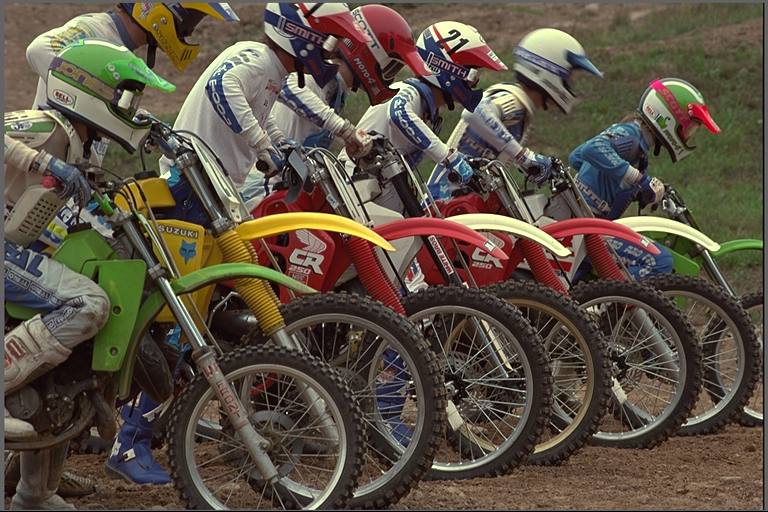
#> input picture HW3/source/kodim05.png, 768 x 512 px; its folder holds 3 pictures in this run
$ jupyter execute --allow-errors '7111056426-03-reverse RGB color transfer_HW0928.ipynb'
#> lines starting #> are read from the running program, lines starting #| are printed output that depends on the picture; pictures that were not available may be replaced by others from this repository, and a replacement may not be noted
#> further down, src_bgr is the input picture: shape (512, 768, 3); mean B, G, R 67.5, 81, 91.5
[cell 1]
import numpy as np # array operations
import cv2 #opencv library read img operations
import os # use directory & join path
from pathlib import Path # 去掉副檔名

# data visualisation and manipulation
import matplotlib.pyplot as plt #show img and table

# from skimage.metrics import mean_squared_error
# from skimage.metrics import peak_signal_noise_ratio
from skimage.metrics import structural_similarity

[cell 2]
def get_mean_and_std(typeStr:str, img_name:str, x:np.ndarray):
    x_mean, x_std = cv2.meanStdDev(x)
    x_mean = np.hstack(np.around(x_mean,2))
    x_std = np.hstack(np.around(x_std,2))

    # 印出平均與標準差
    if(typeStr == 's'):
        print("\n來源圖檔名: ", img_name)
    elif(typeStr == 't'):
        print("\n目標圖檔名: ", img_name)

    print("RGB_channel 平均: ", x_mean)
    print("RGB_channel 標準差: ", x_std)

    return x_mean, x_std

[cell 3]
def color_transfer(src_rgb: np.ndarray, tar_rgb: np.ndarray, src_name:str, tar_name:str, coltra_name:str, coltra_num:int):

    s_mean, s_std = get_mean_and_std('s', src_name, src_rgb)
    t_mean, t_std = get_mean_and_std('t', tar_name, tar_rgb)

    # 輸出 source target 的 mean and std txt 檔
    output_mean_and_std_txt(coltra_name, s_mean, s_std, t_mean, t_std, coltra_num)

    coltra_rgb = np.ndarray(src_rgb.shape, dtype=np.uint8)

    for k in range(0,3):
        x = src_rgb[:,:,k]
        x = ((x-s_mean[k])*(t_std[k]/s_std[k]))+t_mean[k]
        # boundary check 超過邊界拉回在邊界上
        x = np.clip(x, 0, 255)
        coltra_rgb[:,:,k] = x

    # 存顏色轉換結果圖
    coltra_bgr = cv2.cvtColor(coltra_rgb,cv2.COLOR_RGB2BGR)
    cv2.imwrite('coltra/0'+ str(coltra_num)+ '_' + coltra_name + '.png', coltra_bgr)

    # 畫結果值方圖
    show_histogram('c', coltra_rgb, coltra_name)

    return coltra_rgb, s_mean, s_std, t_mean, t_std

[cell 4]
def color_reverse(coltra_rgb: np.ndarray, s_mean: float, s_std: float, t_mean: float, t_std: float, src_name: str, rev_num:int):

    rev_rgb = np.ndarray(coltra_rgb.shape, dtype=np.uint8)

    for k in range(0,3):
        x = coltra_rgb[:,:,k]
        x = ((x-t_mean[k])*(s_std[k]/t_std[k]))+s_mean[k]
        # boundary check 超過邊界拉回在邊界上
        x = np.clip(x, 0, 255)
        rev_rgb[:,:,k] = x

    # 存顏色轉換結果圖
    rev_bgr = cv2.cvtColor(rev_rgb,cv2.COLOR_RGB2BGR)
    cv2.imwrite('revfct/0'+ str(rev_num)+ '_' + src_name + '_revfct.png', rev_bgr)

    return rev_rgb

[cell 5]
def output_mean_and_std_txt(coltra_name:str, s_mean:float, s_std:float, t_mean:float, t_std:float, coltra_num:str):
    path = 'sideinfodeci/0' + str(coltra_num)+ '_' + coltra_name + '.txt'
    f = open(path, 'w')

    f.write(str('{:.2f}'.format(s_mean[0]))+'\n')
    f.write(str('{:.2f}'.format(s_mean[1]))+'\n')
    f.write(str('{:.2f}'.format(s_mean[2]))+'\n')
    f.write(str('{:.2f}'.format(s_std[0]))+'\n')
    f.write(str('{:.2f}'.format(s_std[1]))+'\n')
    f.write(str('{:.2f}'.format(s_std[2]))+'\n')

    f.write(str('{:.2f}'.format(t_mean[0]))+'\n')
    f.write(str('{:.2f}'.format(t_mean[1]))+'\n')
    f.write(str('{:.2f}'.format(t_mean[2]))+'\n')
    f.write(str('{:.2f}'.format(t_std[0]))+'\n')
    f.write(str('{:.2f}'.format(t_std[1]))+'\n')
    f.write(str('{:.2f}'.format(t_std[2]))+'\n')

    f.close()

[cell 6]
def show_histogram(typeStr:str, img_rgb:np.ndarray, img_name:str):

    plt.figure(figsize=(20,10))

    # 印出圖片
    plt.subplot(231)
    plt.imshow(img_rgb)
    if(typeStr == 's'):
        plt.title("source Name : " + img_name)
    elif(typeStr == 't'):
        plt.title("target Name : " + img_name)
    elif(typeStr == 'c'):
        plt.title("coltra Name : " + img_name)

    # 繪 RGB 三通道
    color = ('r', 'g', 'b')
    for i, col in enumerate(color):

        plt.subplot(232)
        # cv2.calcHist(影像, 通道, 遮罩, 區間數量, 數值範圍)
        hist = cv2.calcHist([img_rgb], [i], None, [256], [0, 256])
        plt.plot(hist, color=col)
        plt.title("RGB channel histogram")
        plt.xlabel("RBB value")
        plt.ylabel("frequent")
        plt.xlim([0, 256])

    hist_R = cv2.calcHist([img_rgb], [0], None, [256], [0, 256])
    hist_G = cv2.calcHist([img_rgb], [1], None, [256], [0, 256])
    hist_B = cv2.calcHist([img_rgb], [2], None, [256], [0, 256])

    #繪個別通道值方圖
    # red channel
    plt.subplot(234)
    plt.bar(range(1,257), hist_R.ravel(), color='r')
    plt.title("red channel histogram")
    plt.xlabel("R value")
    plt.ylabel("frequent")

    # green channel
    plt.subplot(235)
    plt.bar(range(1,257), hist_G.ravel(), color='g')
    plt.title("green channel histogram")
    plt.xlabel("G value")
    plt.ylabel("frequent")

    plt.subplot(236)
    plt.bar(range(1,257), hist_B.ravel(), color='b')
    plt.title("blue channel histogram")
    plt.xlabel("B value")
    plt.ylabel("frequent")

[cell 7]
def output_MSE_PSNR_SSIM(rev_rgb: np.ndarray, src_rgb: np.ndarray, src_name:str, img_num:int):

    r_mse = np.around(np.square(rev_rgb[:,:,0] - src_rgb[:,:,0]).mean(), 2)
    g_mse = np.around(np.square(rev_rgb[:,:,1] - src_rgb[:,:,1]).mean(), 2)
    b_mse = np.around(np.square(rev_rgb[:,:,2] - src_rgb[:,:,2]).mean(), 2)

    r_psnr = np.around(10 * np.log10(255 * 255 / r_mse),2)
    g_psnr = np.around(10 * np.log10(255 * 255 / g_mse),2)
    b_psnr = np.around(10 * np.log10(255 * 255 / b_mse),2)

    r_ssim = np.around(structural_similarity(rev_rgb[:,:,0], src_rgb[:,:,0], data_range=rev_rgb[:,:,0].max() - rev_rgb[:,:,0].min()),6)
    g_ssim = np.around(structural_similarity(rev_rgb[:,:,1], src_rgb[:,:,1], data_range=rev_rgb[:,:,1].max() - rev_rgb[:,:,1].min()),6)
    b_ssim = np.around(structural_similarity(rev_rgb[:,:,2], src_rgb[:,:,2], data_range=rev_rgb[:,:,2].max() - rev_rgb[:,:,2].min()),6)

    path = 'revfct/0' + str(img_num)+ '_' + src_name + '.txt'
    f = open(path, 'w')

    lines_mse = [str('{:.2f}'.format(r_mse)), str(' {:.2f}'.format(g_mse)), str(' {:.2f}'.format(b_mse))+'\n']
    f.writelines(lines_mse)

    lines_psnr = [str('{:.2f}'.format(r_psnr)), str(' {:.2f}'.format(g_psnr)), str(' {:.2f}'.format(b_psnr))+'\n']
    f.writelines(lines_psnr)

    lines_ssim = [str('{:.6f}'.format(r_ssim)), str(' {:.6f}'.format(g_ssim)), str(' {:.6f}'.format(b_ssim))+'\n']
    f.writelines(lines_ssim)

    f.close()

    print("\n")
    print("rgb_mse: ",r_mse," ", g_mse," ", b_mse)
    print("rgb_psnr: ",r_psnr," ", g_psnr," ", b_psnr)
    print("rgb_ssim: ",r_ssim," ", g_ssim," ", b_ssim)

[cell 8]
# 印出所有圖片
DATASRC = 'source/'
DATATRG = 'target/'

# 抓目錄下所有圖檔檔名
src_name = os.listdir(DATASRC)
tar_name = os.listdir(DATATRG)

#> (the rest of this cell did not finish here and is left out)

#> in show_histogram, `hist_R = cv2.calcHist([img_rgb], [0], None, [256], [0, 256])`: hist_R = 256 values, max 6073 at index 99, min 2 at index 2, mean 1536
#> in show_histogram, `hist_G = cv2.calcHist([img_rgb], [1], None, [256], [0, 256])`: hist_G = 256 values, max 6342 at index 99, min 99 at index 252, mean 1536
#> in show_histogram, `hist_B = cv2.calcHist([img_rgb], [2], None, [256], [0, 256])`: hist_B = 256 values, max 4542 at index 53, min 9 at index 250, mean 1536
    show_histogram('t', tar_rgb, tar_name[i])

    # 去掉副檔名
    src_name_temp= Path(src_path).stem
    tar_name_temp= Path(tar_path).stem
    coltra_name = src_name_temp +'_'+ tar_name_temp

    # 做色彩轉換
    coltra_rgb, s_mean, s_std, t_mean, t_std = color_transfer(src_rgb, tar_rgb, src_name_temp, tar_name_temp, coltra_name, i+1)
#> in get_mean_and_std, `x_mean, x_std = cv2.meanStdDev(x)`: x_mean = [91.5, 81.02, 67.52]; x_std = [49.07, 51.4, 44.72]
#| RGB_channel 平均:  [91.5  81.02 67.52]
#| RGB_channel 標準差:  [49.07 51.4  44.72]
#> in color_transfer, `s_mean, s_std = get_mean_and_std('s', src_name, src_rgb)`: s_mean = [91.5, 81.02, 67.52]; s_std = [49.07, 51.4, 44.72]
#| RGB_channel 平均:  [91.5  81.02 67.52]
#| RGB_channel 標準差:  [49.07 51.4  44.72]
#> in color_transfer, `t_mean, t_std = get_mean_and_std('t', tar_name, tar_rgb)`: t_mean = [91.5, 81.02, 67.52]; t_std = [49.07, 51.4, 44.72]
#> the loop in color_transfer, `for k in range(0,3):` made 3 passes
#> pass 1, in color_transfer, `x = src_rgb[:,:,k]`:
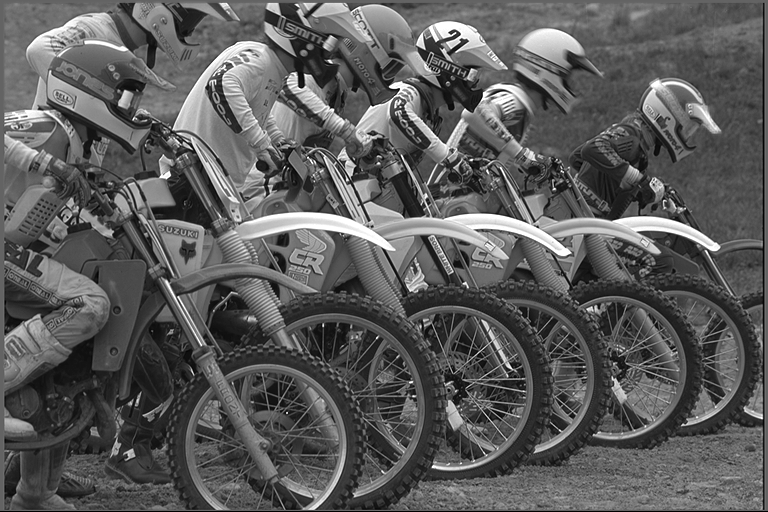
#> x: shape (512, 768); min 0, max 255, mean 91.5
#> pass 2, in color_transfer, `x = src_rgb[:,:,k]`:
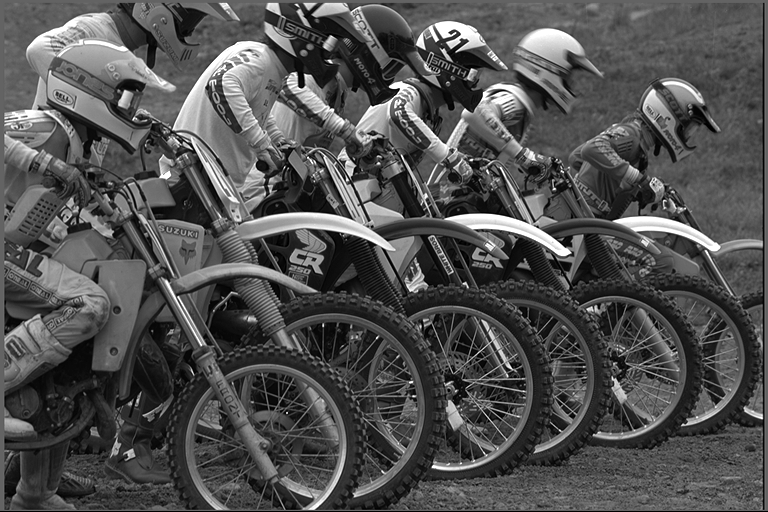
#> x: shape (512, 768); min 0, max 255, mean 81
#> after the loop in color_transfer, `for k in range(0,3):`:
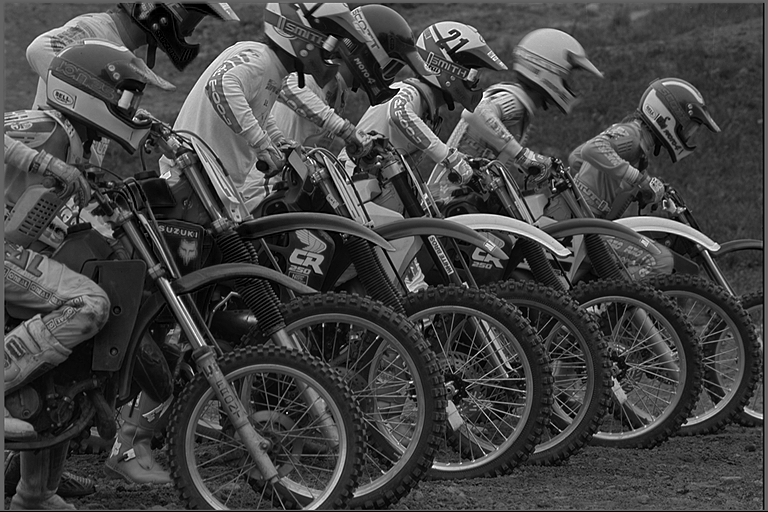
#> x: shape (512, 768) float64; min 0, max 255, mean 67.5
#> `coltra_rgb, s_mean, s_std, t_mean, t_std = color_transfer(src_rgb, tar..`: s_mean = [91.5, 81.02, 67.52]; s_std = [49.07, 51.4, 44.72]; t_mean = [91.5, 81.02, 67.52]; t_std = [49.07, 51.4, 44.72]

    # 做色彩反轉
    rev_rgb = color_reverse(coltra_rgb, s_mean, s_std, t_mean, t_std, src_name_temp, i+1)

    # 量化 逆向色彩轉移影像 與 原始來源影像之 MSE、PSNR、SSIM
    output_MSE_PSNR_SSIM(rev_rgb, src_rgb, src_name_temp, i+1)
#> in output_MSE_PSNR_SSIM, `r_mse = np.around(np.square(rev_rgb[:,:,0] - src_rgb[:,:,0]).mean(), 2)`: r_mse = 0
#> in output_MSE_PSNR_SSIM, `r_psnr = np.around(10 * np.log10(255 * 255 / r_mse),2)`: r_psnr = inf
#> in output_MSE_PSNR_SSIM, `r_ssim = np.around(structural_similarity(rev_rgb[:,:,0], src_rgb[:,:,0..`: r_ssim = 1
#| rgb_mse:  0.0   0.0   0.0
#| rgb_psnr:  inf   inf   inf
#| rgb_ssim:  1.0   1.0   1.0
